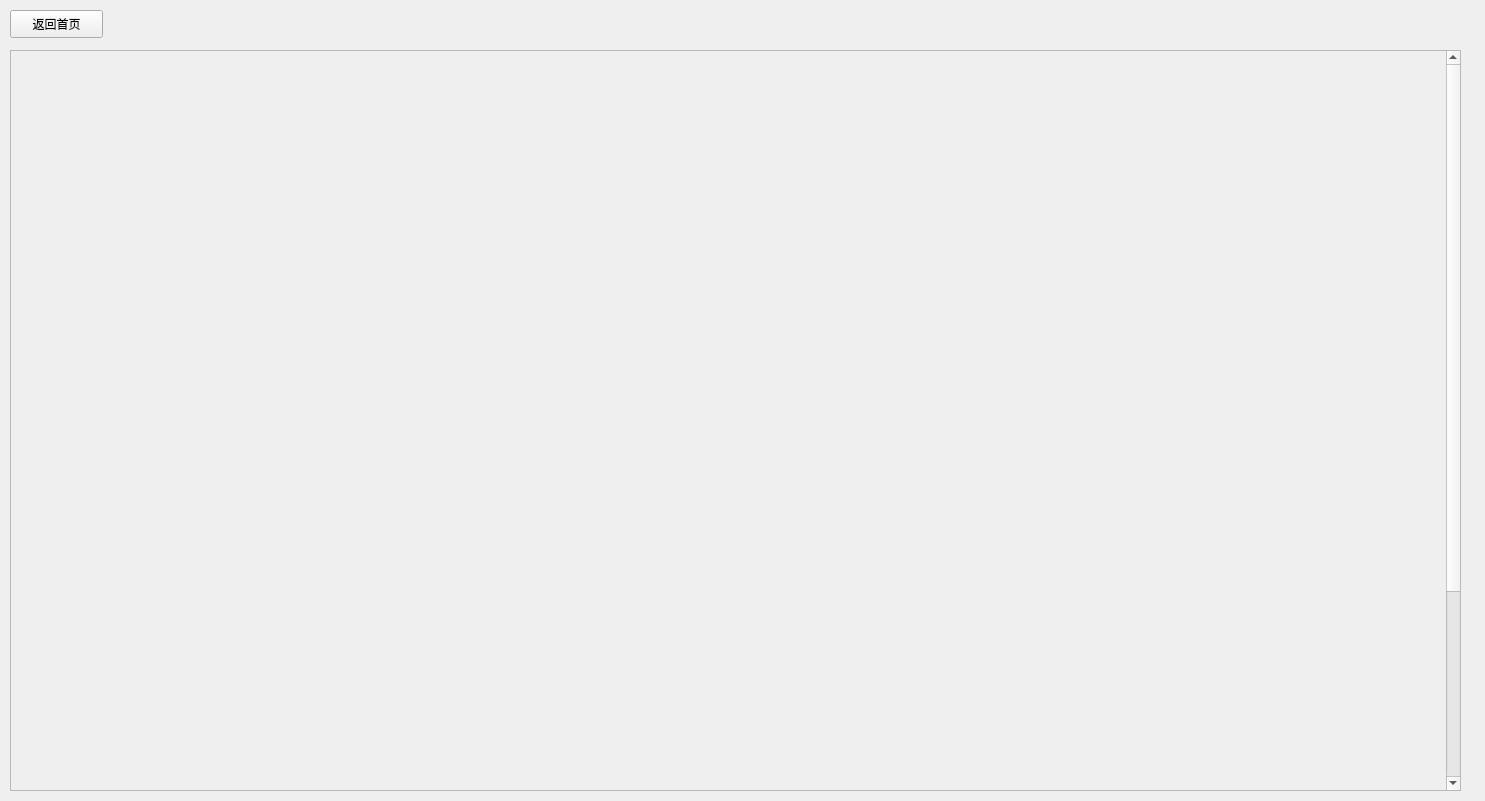
<?xml version="1.0" encoding="UTF-8"?>
<ui version="4.0">
 <class>Form</class>
 <widget class="QWidget" name="Form">
  <property name="geometry">
   <rect>
    <x>0</x>
    <y>0</y>
    <width>1485</width>
    <height>801</height>
   </rect>
  </property>
  <property name="sizePolicy">
   <sizepolicy hsizetype="Fixed" vsizetype="Fixed">
    <horstretch>0</horstretch>
    <verstretch>0</verstretch>
   </sizepolicy>
  </property>
  <property name="windowTitle">
   <string>Form</string>
  </property>
  <widget class="QPushButton" name="pushButton">
   <property name="geometry">
    <rect>
     <x>10</x>
     <y>10</y>
     <width>93</width>
     <height>28</height>
    </rect>
   </property>
   <property name="text">
    <string>返回首页</string>
   </property>
  </widget>
  <widget class="QScrollArea" name="scrollArea">
   <property name="geometry">
    <rect>
     <x>10</x>
     <y>50</y>
     <width>1451</width>
     <height>741</height>
    </rect>
   </property>
   <property name="widgetResizable">
    <bool>true</bool>
   </property>
   <widget class="QWidget" name="scrollAreaWidgetContents">
    <property name="geometry">
     <rect>
      <x>0</x>
      <y>0</y>
      <width>1428</width>
      <height>1002</height>
     </rect>
    </property>
    <layout class="QGridLayout" name="gridLayout">
     <property name="verticalSpacing">
      <number>20</number>
     </property>
     <item row="3" column="0">
      <widget class="QLabel" name="label_8">
       <property name="sizePolicy">
        <sizepolicy hsizetype="Fixed" vsizetype="Minimum">
         <horstretch>0</horstretch>
         <verstretch>0</verstretch>
        </sizepolicy>
       </property>
       <property name="minimumSize">
        <size>
         <width>360</width>
         <height>180</height>
        </size>
       </property>
       <property name="maximumSize">
        <size>
         <width>360</width>
         <height>180</height>
        </size>
       </property>
       <property name="text">
        <string/>
       </property>
       <property name="pixmap">
        <pixmap>课程_1.png</pixmap>
       </property>
       <property name="scaledContents">
        <bool>true</bool>
       </property>
      </widget>
     </item>
     <item row="3" column="2">
      <widget class="QLabel" name="label_4">
       <property name="sizePolicy">
        <sizepolicy hsizetype="Fixed" vsizetype="Minimum">
         <horstretch>0</horstretch>
         <verstretch>0</verstretch>
        </sizepolicy>
       </property>
       <property name="minimumSize">
        <size>
         <width>360</width>
         <height>180</height>
        </size>
       </property>
       <property name="maximumSize">
        <size>
         <width>360</width>
         <height>180</height>
        </size>
       </property>
       <property name="text">
        <string/>
       </property>
       <property name="pixmap">
        <pixmap>课程_1.png</pixmap>
       </property>
       <property name="scaledContents">
        <bool>true</bool>
       </property>
      </widget>
     </item>
     <item row="2" column="0">
      <widget class="QLabel" name="label_7">
       <property name="sizePolicy">
        <sizepolicy hsizetype="Fixed" vsizetype="Minimum">
         <horstretch>0</horstretch>
         <verstretch>0</verstretch>
        </sizepolicy>
       </property>
       <property name="minimumSize">
        <size>
         <width>360</width>
         <height>180</height>
        </size>
       </property>
       <property name="maximumSize">
        <size>
         <width>360</width>
         <height>180</height>
        </size>
       </property>
       <property name="text">
        <string/>
       </property>
       <property name="pixmap">
        <pixmap>课程_1.png</pixmap>
       </property>
       <property name="scaledContents">
        <bool>true</bool>
       </property>
      </widget>
     </item>
     <item row="4" column="1">
      <widget class="QLabel" name="label">
       <property name="sizePolicy">
        <sizepolicy hsizetype="Fixed" vsizetype="Minimum">
         <horstretch>0</horstretch>
         <verstretch>0</verstretch>
        </sizepolicy>
       </property>
       <property name="minimumSize">
        <size>
         <width>360</width>
         <height>180</height>
        </size>
       </property>
       <property name="maximumSize">
        <size>
         <width>360</width>
         <height>180</height>
        </size>
       </property>
       <property name="text">
        <string/>
       </property>
       <property name="pixmap">
        <pixmap>课程_1.png</pixmap>
       </property>
       <property name="scaledContents">
        <bool>true</bool>
       </property>
      </widget>
     </item>
     <item row="2" column="2">
      <widget class="QLabel" name="label_6">
       <property name="sizePolicy">
        <sizepolicy hsizetype="Fixed" vsizetype="Minimum">
         <horstretch>0</horstretch>
         <verstretch>0</verstretch>
        </sizepolicy>
       </property>
       <property name="minimumSize">
        <size>
         <width>360</width>
         <height>180</height>
        </size>
       </property>
       <property name="maximumSize">
        <size>
         <width>360</width>
         <height>180</height>
        </size>
       </property>
       <property name="text">
        <string/>
       </property>
       <property name="pixmap">
        <pixmap>课程_1.png</pixmap>
       </property>
       <property name="scaledContents">
        <bool>true</bool>
       </property>
      </widget>
     </item>
     <item row="1" column="1">
      <widget class="QLabel" name="label_11">
       <property name="sizePolicy">
        <sizepolicy hsizetype="Fixed" vsizetype="Minimum">
         <horstretch>0</horstretch>
         <verstretch>0</verstretch>
        </sizepolicy>
       </property>
       <property name="minimumSize">
        <size>
         <width>360</width>
         <height>180</height>
        </size>
       </property>
       <property name="maximumSize">
        <size>
         <width>360</width>
         <height>180</height>
        </size>
       </property>
       <property name="text">
        <string/>
       </property>
       <property name="pixmap">
        <pixmap>课程_1.png</pixmap>
       </property>
       <property name="scaledContents">
        <bool>true</bool>
       </property>
      </widget>
     </item>
     <item row="4" column="2">
      <widget class="QLabel" name="label_2">
       <property name="sizePolicy">
        <sizepolicy hsizetype="Fixed" vsizetype="Minimum">
         <horstretch>0</horstretch>
         <verstretch>0</verstretch>
        </sizepolicy>
       </property>
       <property name="minimumSize">
        <size>
         <width>360</width>
         <height>180</height>
        </size>
       </property>
       <property name="maximumSize">
        <size>
         <width>360</width>
         <height>180</height>
        </size>
       </property>
       <property name="text">
        <string/>
       </property>
       <property name="pixmap">
        <pixmap>课程_1.png</pixmap>
       </property>
       <property name="scaledContents">
        <bool>true</bool>
       </property>
      </widget>
     </item>
     <item row="3" column="1">
      <widget class="QLabel" name="label_3">
       <property name="sizePolicy">
        <sizepolicy hsizetype="Fixed" vsizetype="Minimum">
         <horstretch>0</horstretch>
         <verstretch>0</verstretch>
        </sizepolicy>
       </property>
       <property name="minimumSize">
        <size>
         <width>360</width>
         <height>180</height>
        </size>
       </property>
       <property name="maximumSize">
        <size>
         <width>360</width>
         <height>180</height>
        </size>
       </property>
       <property name="text">
        <string/>
       </property>
       <property name="pixmap">
        <pixmap>课程_1.png</pixmap>
       </property>
       <property name="scaledContents">
        <bool>true</bool>
       </property>
      </widget>
     </item>
     <item row="2" column="1">
      <widget class="QLabel" name="label_5">
       <property name="sizePolicy">
        <sizepolicy hsizetype="Fixed" vsizetype="Minimum">
         <horstretch>0</horstretch>
         <verstretch>0</verstretch>
        </sizepolicy>
       </property>
       <property name="minimumSize">
        <size>
         <width>360</width>
         <height>180</height>
        </size>
       </property>
       <property name="maximumSize">
        <size>
         <width>360</width>
         <height>180</height>
        </size>
       </property>
       <property name="text">
        <string/>
       </property>
       <property name="pixmap">
        <pixmap>课程_1.png</pixmap>
       </property>
       <property name="scaledContents">
        <bool>true</bool>
       </property>
      </widget>
     </item>
     <item row="1" column="2">
      <widget class="QLabel" name="label_12">
       <property name="sizePolicy">
        <sizepolicy hsizetype="Fixed" vsizetype="Minimum">
         <horstretch>0</horstretch>
         <verstretch>0</verstretch>
        </sizepolicy>
       </property>
       <property name="minimumSize">
        <size>
         <width>360</width>
         <height>180</height>
        </size>
       </property>
       <property name="maximumSize">
        <size>
         <width>360</width>
         <height>180</height>
        </size>
       </property>
       <property name="text">
        <string/>
       </property>
       <property name="pixmap">
        <pixmap>课程_1.png</pixmap>
       </property>
       <property name="scaledContents">
        <bool>true</bool>
       </property>
      </widget>
     </item>
     <item row="4" column="0">
      <widget class="QLabel" name="label_9">
       <property name="sizePolicy">
        <sizepolicy hsizetype="Fixed" vsizetype="Minimum">
         <horstretch>0</horstretch>
         <verstretch>0</verstretch>
        </sizepolicy>
       </property>
       <property name="minimumSize">
        <size>
         <width>360</width>
         <height>180</height>
        </size>
       </property>
       <property name="maximumSize">
        <size>
         <width>360</width>
         <height>180</height>
        </size>
       </property>
       <property name="text">
        <string/>
       </property>
       <property name="pixmap">
        <pixmap>课程_1.png</pixmap>
       </property>
       <property name="scaledContents">
        <bool>true</bool>
       </property>
      </widget>
     </item>
     <item row="1" column="0">
      <widget class="QLabel" name="label_10">
       <property name="sizePolicy">
        <sizepolicy hsizetype="Fixed" vsizetype="Minimum">
         <horstretch>0</horstretch>
         <verstretch>0</verstretch>
        </sizepolicy>
       </property>
       <property name="minimumSize">
        <size>
         <width>360</width>
         <height>180</height>
        </size>
       </property>
       <property name="maximumSize">
        <size>
         <width>360</width>
         <height>180</height>
        </size>
       </property>
       <property name="text">
        <string/>
       </property>
       <property name="pixmap">
        <pixmap>课程_1.png</pixmap>
       </property>
       <property name="scaledContents">
        <bool>true</bool>
       </property>
      </widget>
     </item>
     <item row="0" column="0">
      <widget class="QLabel" name="label_13">
       <property name="sizePolicy">
        <sizepolicy hsizetype="Fixed" vsizetype="Minimum">
         <horstretch>0</horstretch>
         <verstretch>0</verstretch>
        </sizepolicy>
       </property>
       <property name="minimumSize">
        <size>
         <width>360</width>
         <height>180</height>
        </size>
       </property>
       <property name="maximumSize">
        <size>
         <width>360</width>
         <height>180</height>
        </size>
       </property>
       <property name="text">
        <string/>
       </property>
       <property name="pixmap">
        <pixmap>课程_1.png</pixmap>
       </property>
       <property name="scaledContents">
        <bool>true</bool>
       </property>
      </widget>
     </item>
     <item row="0" column="1">
      <widget class="QLabel" name="label_14">
       <property name="sizePolicy">
        <sizepolicy hsizetype="Fixed" vsizetype="Minimum">
         <horstretch>0</horstretch>
         <verstretch>0</verstretch>
        </sizepolicy>
       </property>
       <property name="minimumSize">
        <size>
         <width>360</width>
         <height>180</height>
        </size>
       </property>
       <property name="maximumSize">
        <size>
         <width>360</width>
         <height>180</height>
        </size>
       </property>
       <property name="text">
        <string/>
       </property>
       <property name="pixmap">
        <pixmap>课程_1.png</pixmap>
       </property>
       <property name="scaledContents">
        <bool>true</bool>
       </property>
      </widget>
     </item>
    </layout>
   </widget>
  </widget>
 </widget>
 <resources/>
 <connections/>
</ui>
